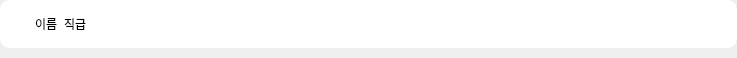
<?xml version="1.0" encoding="UTF-8"?>
<ui version="4.0">
 <class>MemberWidget</class>
 <widget class="QWidget" name="MemberWidget">
  <property name="geometry">
   <rect>
    <x>0</x>
    <y>0</y>
    <width>737</width>
    <height>58</height>
   </rect>
  </property>
  <property name="minimumSize">
   <size>
    <width>737</width>
    <height>0</height>
   </size>
  </property>
  <property name="maximumSize">
   <size>
    <width>737</width>
    <height>16777215</height>
   </size>
  </property>
  <property name="windowTitle">
   <string>Form</string>
  </property>
  <property name="styleSheet">
   <string notr="true"/>
  </property>
  <layout class="QHBoxLayout" name="horizontalLayout_2">
   <property name="leftMargin">
    <number>0</number>
   </property>
   <property name="topMargin">
    <number>0</number>
   </property>
   <property name="rightMargin">
    <number>0</number>
   </property>
   <property name="bottomMargin">
    <number>10</number>
   </property>
   <item>
    <widget class="QFrame" name="frame">
     <property name="styleSheet">
      <string notr="true">background-color: rgb(255, 255, 255);
border-radius: 10px;</string>
     </property>
     <property name="frameShape">
      <enum>QFrame::StyledPanel</enum>
     </property>
     <property name="frameShadow">
      <enum>QFrame::Raised</enum>
     </property>
     <layout class="QHBoxLayout" name="horizontalLayout">
      <property name="leftMargin">
       <number>35</number>
      </property>
      <property name="rightMargin">
       <number>35</number>
      </property>
      <item>
       <widget class="QLabel" name="name_lab">
        <property name="text">
         <string>이름</string>
        </property>
       </widget>
      </item>
      <item>
       <widget class="QLabel" name="role_lab">
        <property name="text">
         <string>직급</string>
        </property>
       </widget>
      </item>
      <item>
       <spacer name="h_spacer">
        <property name="orientation">
         <enum>Qt::Horizontal</enum>
        </property>
        <property name="sizeHint" stdset="0">
         <size>
          <width>574</width>
          <height>19</height>
         </size>
        </property>
       </spacer>
      </item>
      <item>
       <widget class="QPushButton" name="show_btn">
        <property name="minimumSize">
         <size>
          <width>20</width>
          <height>30</height>
         </size>
        </property>
        <property name="text">
         <string/>
        </property>
        <property name="icon">
         <iconset resource="../src_img/my_qrc.qrc">
          <normaloff>:/newPrefix/right_green.png</normaloff>:/newPrefix/right_green.png</iconset>
        </property>
        <property name="iconSize">
         <size>
          <width>20</width>
          <height>30</height>
         </size>
        </property>
       </widget>
      </item>
     </layout>
    </widget>
   </item>
  </layout>
 </widget>
 <resources>
  <include location="../src_img/my_qrc.qrc"/>
 </resources>
 <connections/>
</ui>
